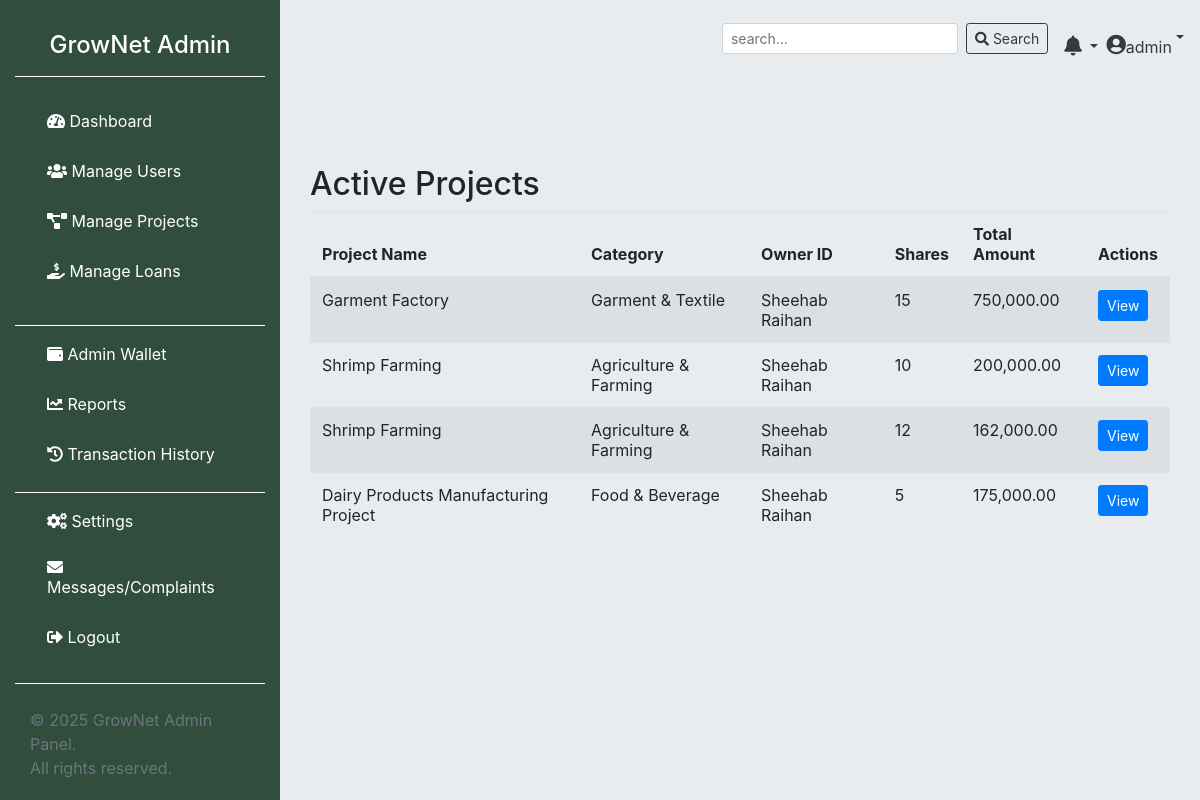
Page /admin/index.php?page=activeProjects (signed in) on the committed database.
### tables this page shows
CREATE TABLE `projects` (
  `id` int(10) NOT NULL,
  `uniqid` varchar(255) DEFAULT NULL,
  `project_name` varchar(100) NOT NULL,
  `description` text NOT NULL,
  `project_img` varchar(255) NOT NULL,
  `categoryId` int(10) NOT NULL,
  `project_type` enum('long_term','short_term') NOT NULL DEFAULT 'long_term',
  `created_at` timestamp NOT NULL DEFAULT current_timestamp(),
  `project_status` enum('pending','active','closed','approved','declined') NOT NULL,
  `owner_id` int(10) NOT NULL,
  `shares` int(10) UNSIGNED NOT NULL,
  `price_per_share` decimal(12,2) NOT NULL,
  `total_amount` decimal(12,2) DEFAULT NULL,
  `campaign_start` date DEFAULT NULL,
  `campaign_end` date DEFAULT NULL,
  `project_start` date DEFAULT NULL,
  `project_end` date DEFAULT NULL,
  `is_flexible_duration` tinyint(1) DEFAULT 0,
  `updated_at` timestamp NOT NULL DEFAULT current_timestamp() ON UPDATE current_timestamp(),
  `is_seen` tinyint(1) NOT NULL DEFAULT 0,
  `rejection_reason` text DEFAULT NULL,
  `avg_rating` decimal(3,2) DEFAULT 0.00,
  `review_count` int(11) DEFAULT 0
);

CREATE TABLE `category` (
  `id` int(10) NOT NULL,
  `category_name` varchar(100) NOT NULL,
  `created_at` timestamp NOT NULL DEFAULT current_timestamp()
);

CREATE TABLE `users` (
  `id` int(10) NOT NULL,
  `uniqid` varchar(50) DEFAULT NULL,
  `user_name` varchar(100) NOT NULL,
  `f_name` varchar(100) NOT NULL,
  `dob` date DEFAULT NULL,
  `contact` varchar(20) NOT NULL,
  `created_at` timestamp NOT NULL DEFAULT current_timestamp(),
  `user_email` varchar(100) NOT NULL,
  `user_pass` varchar(255) NOT NULL,
  `account_status` enum('active','inactive','','') NOT NULL DEFAULT 'inactive',
  `is_online` tinyint(1) NOT NULL DEFAULT 0,
  `gender` enum('male','female','others') DEFAULT NULL,
  `user_img` varchar(255) DEFAULT NULL,
  `location_id` int(11) DEFAULT NULL,
  `description` text DEFAULT NULL
);

### admin/config/class.user.php (called while the page is built, shortened)
<?php
class USER
{
	private $conn;
	public function __construct()
	{
		$database = new Database();
		$db = $database->dbConnection();
		$this->conn = $db;
	}
function getProjectsByStatus($status) {
    $stmt = $this->conn->prepare("SELECT * FROM projects WHERE project_status = ? ORDER BY created_at DESC");
    $stmt->execute([$status]);
    return $stmt->fetchAll(PDO::FETCH_ASSOC);
}
function getCategoryById($id) {
    $stmt = $this->conn->prepare("SELECT * FROM category WHERE id = ?");
    $stmt->execute([$id]);
    return $stmt->fetch(PDO::FETCH_ASSOC);
}
function getUserById($id) {
    $stmt = $this->conn->prepare("SELECT * FROM users WHERE id = ?");
    $stmt->execute([$id]);
    return $stmt->fetch(PDO::FETCH_ASSOC);
}
}

### admin/pages/activeProjects.php (the view, shortened to what this page needs)
<?php
require_once __DIR__ . '/../config/class.user.php';
$user = new USER();
?>
<div class="container-fluid mt-5 pt-4">
    <div class="row">
        <div class="col-md-12">
            <h2>Active Projects</h2>
            <div class="table-responsive">
                <table class="table table-striped">
                    <thead>
                        <tr>
                            <th>Project Name</th>
                            <th>Category</th>
                            <th>Owner ID</th>
                            <th>Shares</th>
                            <th>Total Amount</th>
                            <th>Actions</th>
                        </tr>
                    </thead>
                    <tbody>
                        <?php
                        $projects = $user->getProjectsByStatus('active');
                        foreach ($projects as $project):
                            $category = $user->getCategoryById($project['categoryId']);
                            $owner = $user->getUserById($project['owner_id']);
                        ?>
                        <tr>
                            <td><?= htmlspecialchars($project['project_name']) ?></td>
                            <td><?= htmlspecialchars($category['category_name']) ?></td>
                            <td><?= htmlspecialchars($owner['f_name']) ?></td>
                            <td><?= $project['shares'] ?></td>
                            <td><?= number_format($project['total_amount'], 2) ?></td>
                            <td>
                                <a href="index.php?page=viewProject&id=<?= $project['id'] ?>" class="btn btn-sm btn-primary">View</a>
                            </td>
                        </tr>
                        <?php endforeach; ?>
                    </tbody>
                </table>
            </div>
        </div>
    </div>
</div>

### admin/assets/css/style.css (style rules this page uses)
body { background: #e9ecef; }

### rows in the picture
projects: project_name "Garment Factory", categoryId.category_name "Garment & Textile", owner.f_name "Sheehab Raihan", shares "15", total_amount "750,000.00"
projects: project_name "Shrimp Farming", categoryId.category_name "Agriculture & Farming", owner.f_name "Sheehab Raihan", shares "10", total_amount "200,000.00"
projects: project_name "Shrimp Farming", categoryId.category_name "Agriculture & Farming", owner.f_name "Sheehab Raihan", shares "12", total_amount "162,000.00"
projects: project_name "Dairy Products Manufacturing Project", categoryId.category_name "Food & Beverage", owner.f_name "Sheehab Raihan", shares "5", total_amount "175,000.00"

### other values in the picture
$_SESSION['user_name'] "admin"
